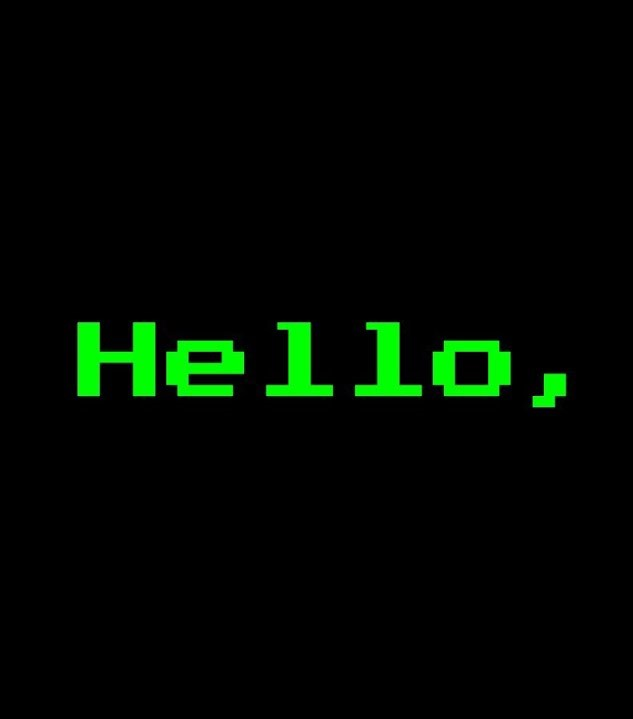
#> input picture Day44/Hello.jpg, 633 x 719 px, found by its file name
$ jupyter execute --allow-errors Day43.ipynb
#> lines starting #> are read from the running program, lines starting #| are printed output that depends on the picture; pictures that were not available may be replaced by others from this repository, and a replacement may not be noted
[cell 1]
import cv2

img1=cv2.imread('Hello.jpg',1)
#> img1 is the input picture: shape (719, 633, 3); mean B, G, R 0.7, 8.1, 0.6
cv2.imshow('image',img1)
cv2.waitKey(5000)

img2=cv2.imread('World.jpg',1)
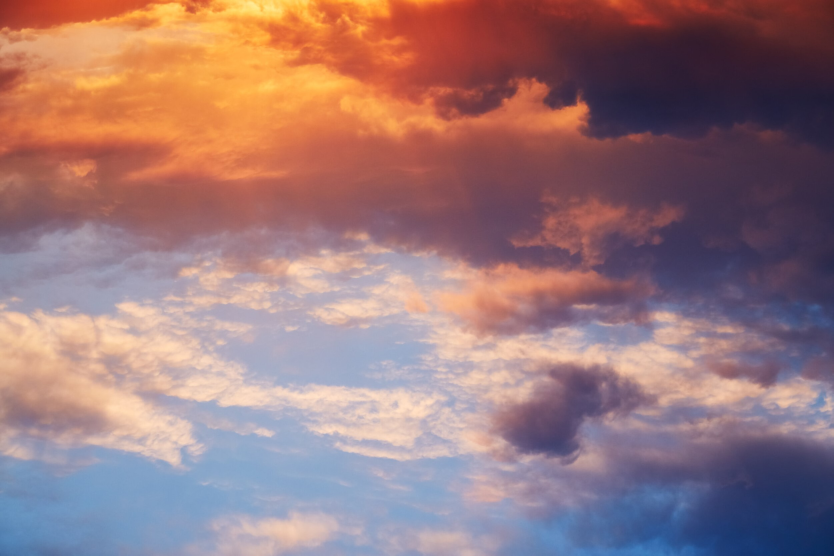
#> input picture Day43/sky.jpeg, 2500 x 1667 px, given in place of World.jpg, which was not available (shown at 1/3 size)
#> img2 is the input picture: shape (1667, 2500, 3); mean B, G, R 122.3, 120.2, 154.5
cv2.imshow('image',img2)
cv2.waitKey(5000)


cv2.destroyAllWindows()

[cell 2]
import cv2

# Read our Image1
My_first=cv2.imread('Hello.jpg',1)
# Reading ourImage2
My_second = cv2.imread('World.jpg',1)

# Blending the images with 0.3 and 0.7
#> (the rest of this cell did not finish here and is left out)

[cell 3]
import cv2
import numpy as np

img1 = cv2.imread('Hello.jpg',cv2.IMREAD_UNCHANGED)
img2=cv2.imread('World.jpg',cv2.IMREAD_UNCHANGED)

#percent by which the image is resized
scale_percent = 50

#calculate the 50 percent of original dimensions
width = int(img1.shape[1] * scale_percent / 100)
#> width = 316
height = int(img1.shape[0] * scale_percent / 100)
#> height = 359
width = int(img2.shape[1] * scale_percent / 100)
#> width = 1250
height = int(img2.shape[0] * scale_percent / 100)
#> height = 833

# dsize
dsize = (width, height)
#> dsize = (1250, 833)

# resize image
output1 = cv2.resize(img1, dsize)
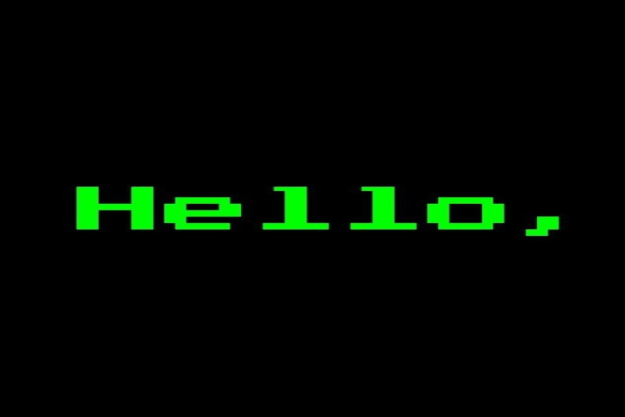
#> output1: shape (833, 1250, 3) (shown at 1/2 size); mean B, G, R 0.6, 8.1, 0.6
output2 = cv2.resize(img2, dsize)

cv2.imwrite('C:/Users/anany/All python WireUs Files/Day43/IMG1.png',output1)
cv2.imwrite('C:/Users/anany/All python WireUs Files/Day43/IMG2.png',output2)


# Read our Image1
img1 =cv2.imread('IMG1.jpg',1)
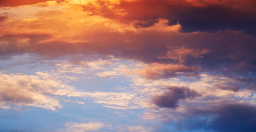
#> input picture Day43/IMG1.png, 256 x 132 px, given in place of IMG1.jpg, which was not available
#> img1 is the input picture: shape (132, 256, 3); mean B, G, R 122.2, 120.1, 154.4
# Reading ourImage2
img2 = cv2.imread('IMG2.jpg',1)
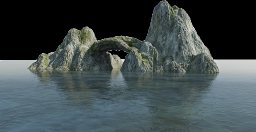
#> input picture Day43/IMG2.png, 256 x 132 px, given in place of IMG2.jpg, which was not available
#> img2 is the input picture: shape (132, 256, 3); mean B, G, R 74.2, 72.8, 62.4


# Blending the images with 0.3 and 0.7
alpha=0.5
beta = (1.0 - alpha)
dst = cv2.addWeighted(img1, beta, img2, alpha, 0)
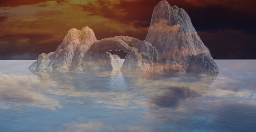
#> dst: shape (132, 256, 3); mean B, G, R 98.2, 96.5, 108.4
# [blend_images]
# [display]
cv2.imshow('dst', dst)
cv2.waitKey(0)

"""
My_img = cv2.addWeighted(img1, 0.3, img2, 0.7, 0)
# Show the image
cv2.imshow('image', My_img)
# Wait for a key
cv2.waitKey(0)
# Destroy all the window open
cv2.distroyAllWindows()
"""
